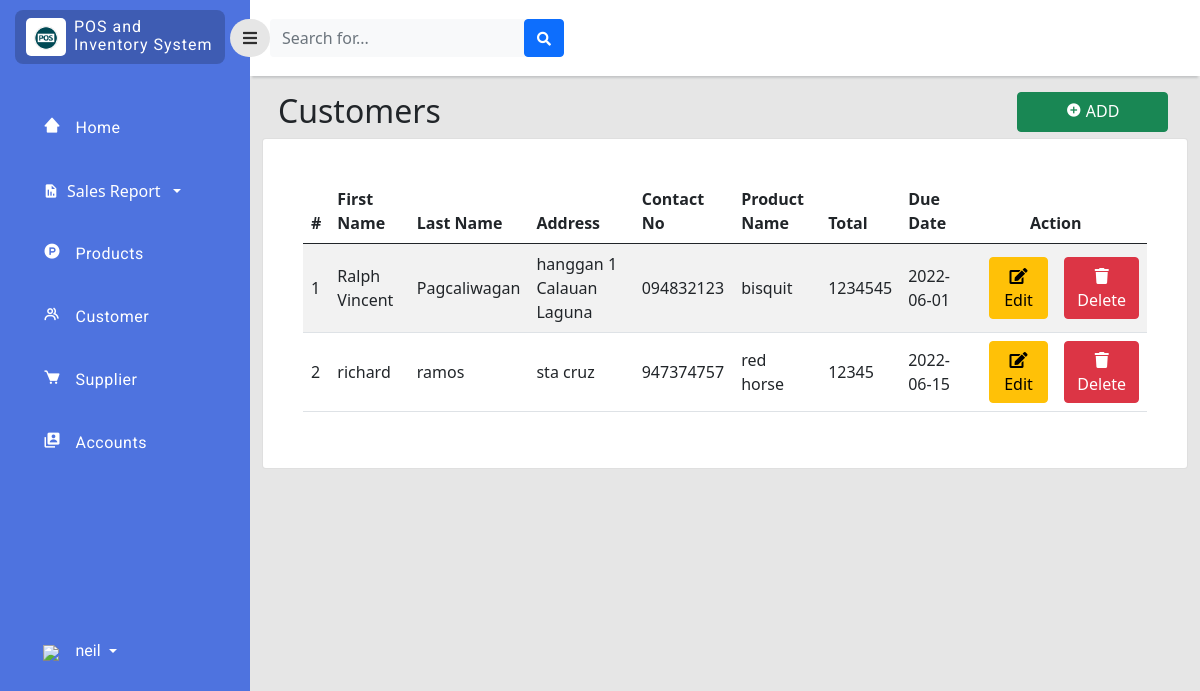
The page /php/customer.php (signed in) on the database as committed earlier.
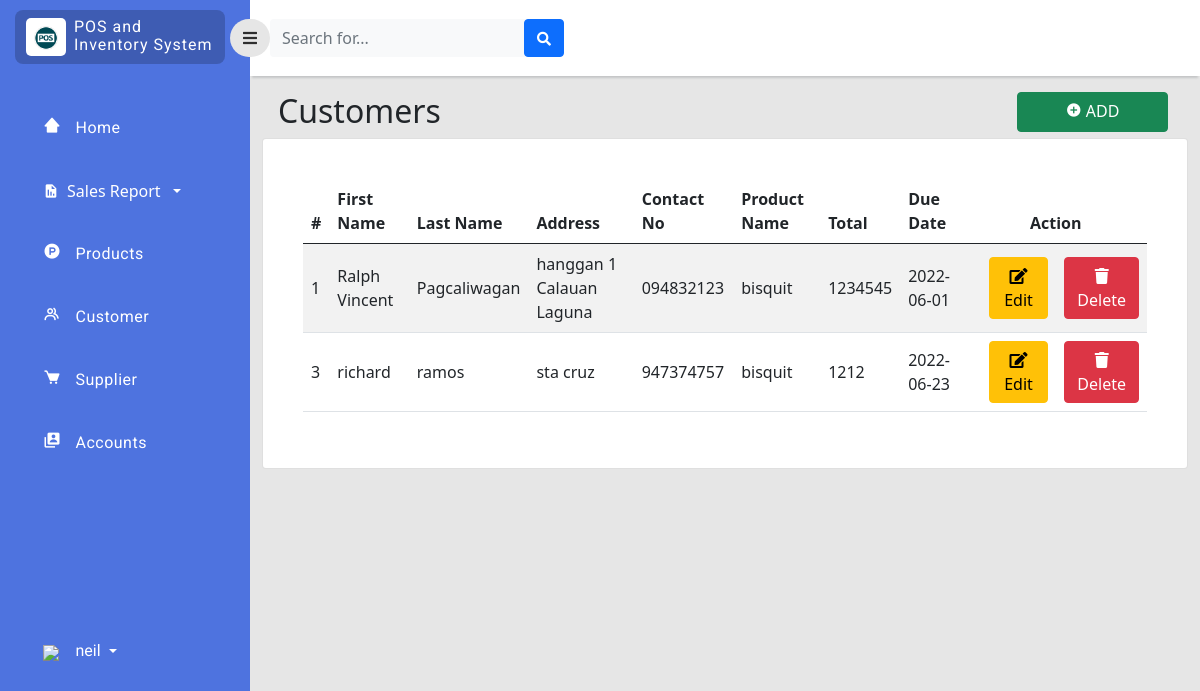
The same page on the database as committed later.
### tables this page shows
CREATE TABLE `customers` (
  `customer_id` int(11) NOT NULL,
  `first_name` varchar(255) NOT NULL,
  `last_name` varchar(255) NOT NULL,
  `address` varchar(255) NOT NULL,
  `contact_no` varchar(255) NOT NULL,
  `product_name` varchar(255) NOT NULL,
  `expect_date` date NOT NULL,
  `total` varchar(255) NOT NULL
);

### php/customer.php (the view, shortened to what this page needs)
<?php
include 'connection.php';
?>
<!doctype html>
<html lang="en">
  <head>
    <link href="https://cdn.jsdelivr.net/npm/bootstrap@5.0.2/dist/css/bootstrap.min.css" rel="stylesheet"
>
    <link rel="stylesheet" type="text/css" href="../style/dash.css">
    <link
      href="https://cdnjs.cloudflare.com/ajax/libs/font-awesome/5.15.1/css/all.min.css"
      rel="stylesheet"
    />
    <link href='https://unpkg.com/boxicons@2.1.2/css/boxicons.min.css' rel='stylesheet'>
    </head>
    <body>
    <div class="page">
        <div class="sidebar">
            <div class="sidebar-header">
                <div class="sidebar-logo-container">
                    <div class="logo-container">
                        <img class="logo-sidebar" src="../image/logo.png" />
                    </div>
                    <div class="sys-name-container mt-2">
                        <p class="sys-name">
                            POS and <br>
                            <span class="brand-subname">
                            Inventory System
                            </span>
                        </p>
                    </div>
                </div>
            </div>
            <div class="sidebar-body">
                <ul class="navigation-list">
                    <li class="navigation-list-item">
                        <a class="navigation-link" href="dashboard.php">
                            <div class="row">
                                <div class="col-2">
                                    <i class='bx bxs-home-alt-2'></i>
                                </div>
                                <div class="col-9">
                                    Home
                                </div>
                            </div>
                        </a>
                    </li>
                    <li class="navigation-list-item">
                        <a href="#submenu1" data-bs-toggle="collapse" class="d-flex align-items-center text-white text-decoration-none dropdown-toggle" >
                            <i class='bx bxs-report bi'></i><span class="mx-2 text-white">Sales Report</span></a>
                    </li>
                    <li class="navigation-list-item">
                        <a class="navigation-link" href="product.php">
                            <div class="row">
                                <div class="col-2">
                                    <i class='bx bxl-product-hunt' ></i>
                                </div>
                                <div class="col-9">
                                    Products
                                </div>
                            </div>
                        </a>
                    </li>
                    <li class="navigation-list-item">
                        <a class="navigation-link" href="customer.php">
                            <div class="row">
                                <div class="col-2">
                                    <i class='bx bx-group'></i>
                                </div>
                                <div class="col-9">
                                    Customer
                                </div>
                            </div>
                        </a>
                    </li>
                    <li class="navigation-list-item">
                        <a class="navigation-link" href="supplier.php">
                            <div class="row">
                                <div class="col-2">
                                    <i class='bx bxs-cart' ></i>
                                </div>
                                <div class="col-9">
                                    Supplier
                                </div>
                            </div>
                        </a>
                    </li>
                    <li class="navigation-list-item">
                        <a class="navigation-link" href="user_manager.php">
                            <div class="row">
                                <div class="col-2">
                                    <i class='bx bxs-user-account'></i>
                                </div>
                                <div class="col-9">
                                    Accounts
                                </div>
                            </div>
                        </a>
                    </li>
                     <li class="navigation-list-item" style="margin-top: 75%;">
                        <div class="dropdown pb-1">
                            <a href="#" class="d-flex align-items-center text-white text-decoration-none dropdown-toggle" id="dropdownUser1" data-bs-toggle="dropdown" aria-expanded="false">
                                <div class="col-2">
                                    <img src="../image/user_35px.png" />
                                </div>
                                <span class="d-none d-sm-inline mx-1"><?php echo $_SESSION["username"];  ?></span>
                            </a>
                        </div>
                    </li>
                </ul>
            </div>
        </div>
        <div class="content">
            <div class="navigationBar">
                <button id="sidebarToggle" class="btn sidebarToggle">
                    <i class="fas fa-bars"></i>
                </button>
                <form class="d-none d-sm-inline-block form-inline mr-auto ml-md-3 my-2 my-md-0 mw-100 navbar-search">
                    <div class="input-group">
                        <input type="text" class="form-control bg-light border-0 small" placeholder="Search for..."aria-label="Search" aria-describedby="basic-addon2">
                        <div class="input-group-append">
                            <button class="btn btn-primary" type="button">
                                <i class="fas fa-search fa-sm"></i>
                            </button>
                        </div>
                    </div>
                </form>
            </div>
            <div class="col py-3 d-flex justify-content-center overflow-auto">
                <div class="container-fluid">
                    <div class="row">
                        <div class="col d-flex justify-content-between">
                            <br>
                            <div class="w-50">
                                <h2 class="text-dark text-start ps-3 ">Customers</h2>
                            </div>
                            <div class="w-50">
                                <button type="button" class="btn btn-success px-5 pb-2" data-bs-toggle="modal" data-bs-target="#create" style="margin-left: 63%;"><b><i class='bx bxs-plus-circle'></i> </b> ADD</button>
                            </div>
                        </div>
                    </div>
                    <div class="row">
                        <div class="col ">
                            <div class="card">
                                <div class="card-body rounded-3 m-4 table-responsive-lg">
                                    <table class="table table-striped align-middle">
                                        <thead>
                                            <tr>
                                                <th scope="col">#</th>
                                                <th scope="col">First Name</th>
                                                <th scope="col">Last Name</th>
                                                <th scope="col">Address</th>
                                                <th scope="col">Contact No</th>
                                                <th scope="col">Product Name</th>
                                                <th scope="col">Total</th>
                                                <th scope="col">Due Date</th>
                                                <th score="col"style="text-align: center;">Action</th>
                                            </tr>
                                        </thead>
                                        <tbody>
                                            <?php
                                            $query_run = mysqli_query($con,"SELECT * FROM customers");
                                            while ($row=mysqli_fetch_assoc($query_run)) { ?>
                                            <tr>
                                                <td><?php echo $row['customer_id'];  ?></td>
                                                <td><?php echo $row['first_name'];  ?></td>
                                                <td><?php echo $row['last_name'];  ?></td>
                                                <td><?php echo $row['address'];  ?></td>
                                                <td><?php echo $row['contact_no'];  ?></td>
                                                <td><?php echo $row['product_name'];  ?></td>
                                                <td><?php echo $row['total'];  ?></td>
                                                <td><?php echo $row['expect_date'];  ?></td>
                                                <td>
                                                    <div class="d-flex flex-row justify-content-center">
                                                        <button class="btn btn-warning editbtn mx-3" data-toggle="modal" type="button"><i class="fas fa-edit" data-toggle="tooltip" title="edit"></i>Edit</button>
                                                    <button class="btn btn-danger deletebtn" data-toggle="modal" type="button"><i class="fas fa-trash" data-toggle="tooltip" title="edit"></i>Delete</button>
                                                    </div>
                                                </td>
                                            </tr>
                                        <?php }  ?>
                                        </tbody>
                                    </table>
                                </div>
                            </div>
                        </div>
                    </div>
                </div>
            </div>
        </div>
    </div>
</body>
</html>

### style/dash.css (style rules this page uses)
body { background-color: #e6e6e6; }
.page .sidebar { background: rgb(78, 115, 223); position: fixed; top: 0; left: 0; width: 250px; height: 100vh; overflow-y: auto; overflow-x: hidden; transition: all 0.3s ease; }
.page .content { margin-left: 250px; transition: all 0.3s ease; }
.navigationBar { background-color: white; height: 50px; display: flex; padding: 38px 0px; align-items: center; box-shadow: 0 4px 2px -2px #c5c6c7; }
.sidebarToggle { font-size: 16px; color: rgb(0, 0, 0, 0.8); margin-left: -20px; z-index: 999; border-radius: 50px; background-color: #e6e6e6; transition: all 0.3s ease; outline: none!important; box-shadow: none!important; }
.sidebar-header { padding: 10px 25px 10px 15px; }
.sidebar-logo-container { background-color: rgb(0, 0, 0, 0.2); border-radius: 8px; padding-left: 3px; display: flex; }
.logo-container { max-width: 40px; background-color: #fff; border-radius: 5px; margin: 8px; padding: 6px 8px; }
.logo-sidebar { width: 100%; height: auto; }
.sys-name { color: white; margin: 0px; line-height: 1.1rem; font-size: 16px; letter-spacing: 1px; font-family: 'Roboto', sans-serif; }
.navigation-list { list-style-type:none; padding: 0px 18px; margin-top: 30px; }
.navigation-list-item { padding: 12px 18px 12px 25px; margin: 15px 0px; border-radius: 8px; }
.navigation-link { color: #fff; letter-spacing: 0.5px; font-weight: 400; text-decoration: none; font-size: 16px; font-family: 'Roboto', sans-serif; }
.navigation-link i { font-size: 18px; color: #fff; }
.navigation-list-item .dropdown span { text-decoration: none; font-size: 16px; font-family: 'Roboto', sans-serif; }

Rows that differ between the two databases and show on the page:
removed customers: customer_id "2", first_name "richard", last_name "ramos", address "sta cruz", contact_no "947374757", product_name "red horse", total "12345", expect_date "2022-06-15"
added customers: customer_id "3", first_name "richard", last_name "ramos", address "sta cruz", contact_no "947374757", product_name "bisquit", total "1212", expect_date "2022-06-23"
